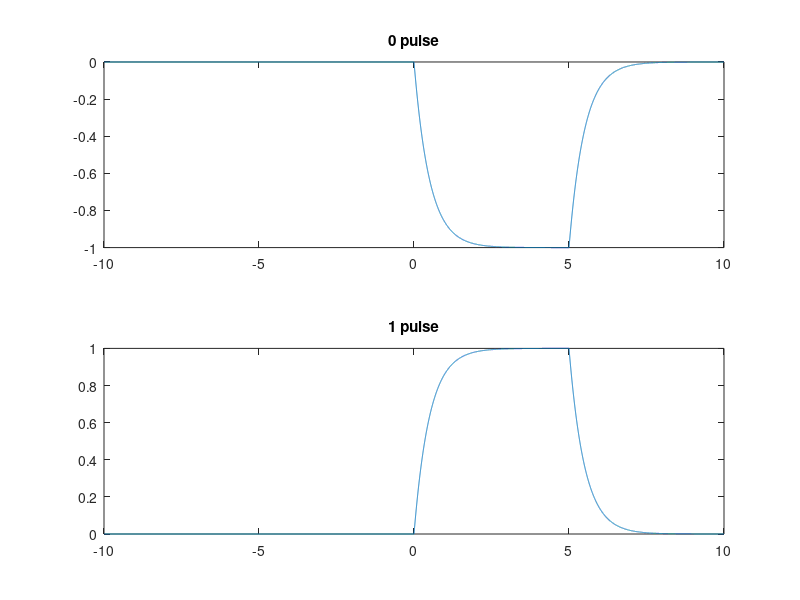
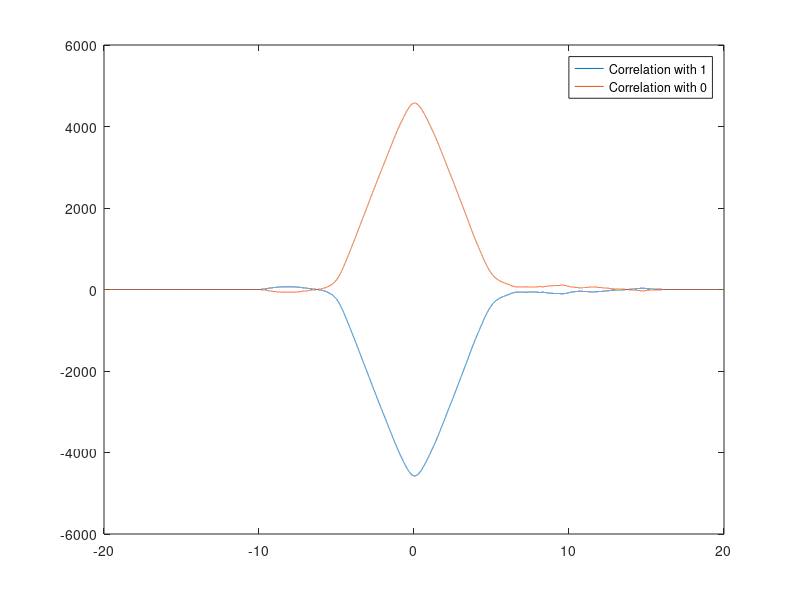

The MATLAB script that drew these images, in order:
clc;
clear all;
close all;
%generating a pulse by capacitor charging and discharging
t1=-10:0.001:5;
x1=1-exp(-2*t1);

for i=1:length(x1)
    if x1(i)<0
        x1(i)=0;
    else 
       break;
    end
end
t2=5+0.001:0.001:10;
x2=exp(-2*(t2-5));
x=[x1 x2];
t=[t1 t2];


x0=-x;
xa=x;
figure(1);
subplot(211);
plot(t,x0);
title('0 pulse');
subplot(212);
plot(t,xa);
title('1 pulse');

Tx=input('Press 1 or 0: ');
SNR=-5;

if Tx==1
    px=sum(x.^2)/length(x);
    py=px/(10^(SNR/10));
    n=sqrt(py)*randn(1,length(x));
    y=x+n;
    cc1=xcorr(x,y);
    cc2=xcorr(-x,y);
else
    px=sum(x.^2)/length(x);
    py=px/(10^(SNR/10));
    n=sqrt(py)*randn(1,length(x));
    y=-x+n;
    cc1=xcorr(x,y);
    cc2=xcorr(-x,y);
end

tcc=(1:length(cc1))*0.001;
tcc1=tcc-((length(tcc)+1)/2)*0.001;
figure(2);
plot(tcc1,cc1,tcc1,cc2);
legend('Correlation with 1', 'Correlation with 0');

for i=1:length(tcc1)
    if tcc1(i)==0
        break;
    end
end

if cc1(i)>cc2(i)
    fprintf('The sequence Transmitted is 1');
else
    fprintf('The sequence Transmitted is 0');
end



